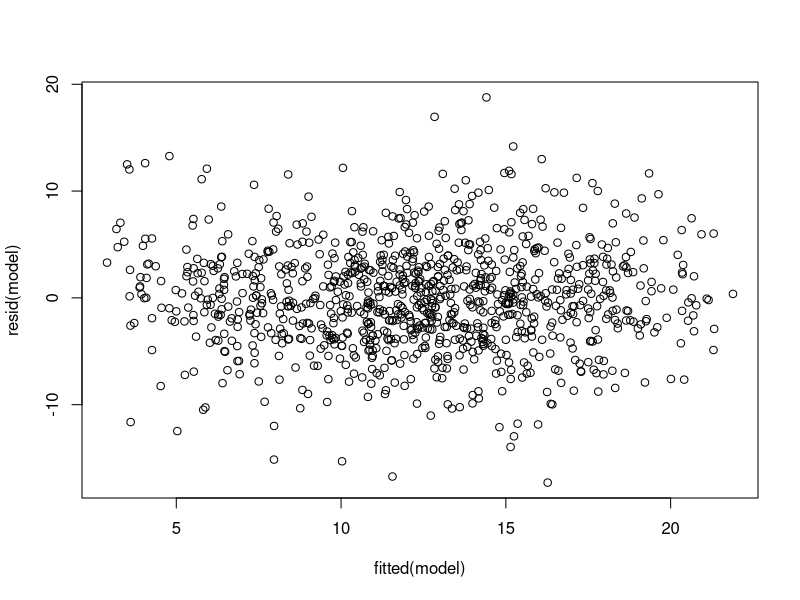
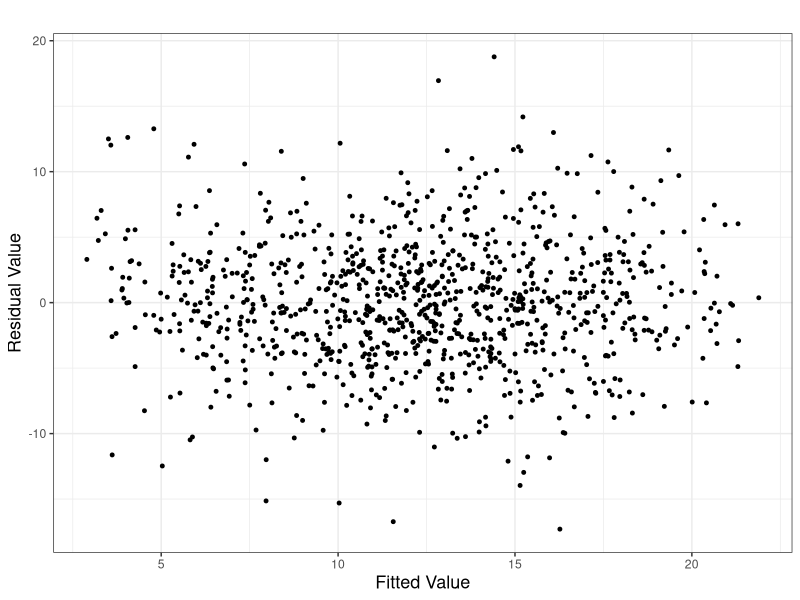
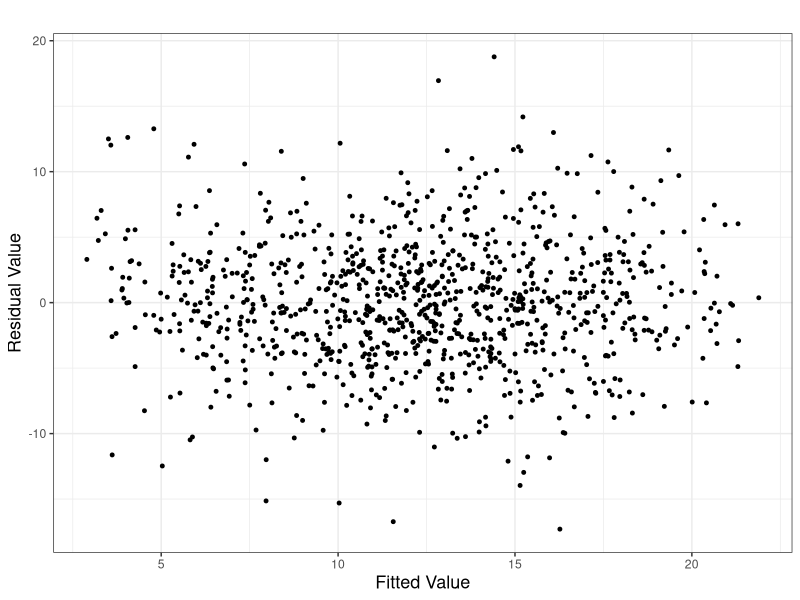

Here is the R script that generated these plots, in order:
## ---- chunk 1
knitr::opts_chunk$set(echo = TRUE)

library(Matrix)
library(ggplot2)
library(reshape2)
## ---- chunk 2
#Set some initial params
intercept <- 2
b1 <- 2.0
b2 <- 2.0
true_sig <- 2
set.seed(4112023)

#Draw data
dataset <- data.frame(x = runif(1000,min = 0, max = 5), z = runif(1000,min = 0, max = 5))

#Generate outocomes based on covariates and parameters
dataset$y <- intercept + b1*dataset$x + b2*dataset$z + rnorm(1000, mean = 0,
                                                             sd = true_sig + runif(1000,min = 0, max = 5))
#Fit model and look at residual plots
model <- lm(y ~ x + z, data = dataset)
#Fitted values vs residuals
plot(fitted(model), resid(model))
#Make a nicer plot to output
plot_data <- data.frame(fitted = fitted(model),
                        residuals = resid(model))
p <- ggplot(plot_data, aes(x=fitted, y=residuals)) +
  geom_point(size = 1.0) +
  labs(title = "",
       x = "Fitted Value",
       y = "Residual Value") +
  theme_bw() +
  theme(axis.title = element_text(size = 13)) +
  theme(legend.text = element_text(size = 13)) 
p
ggsave("../figures/sim5_rsidual_plot.pdf")
